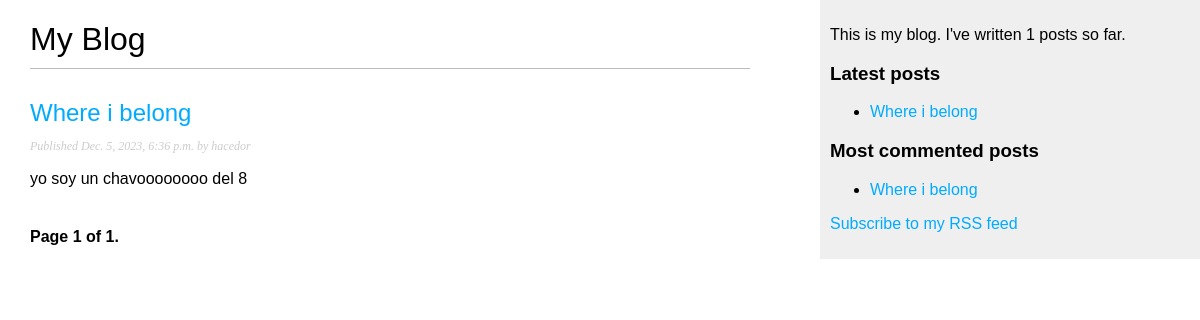
/blog/?page=2, run on an earlier commit of the app's database.
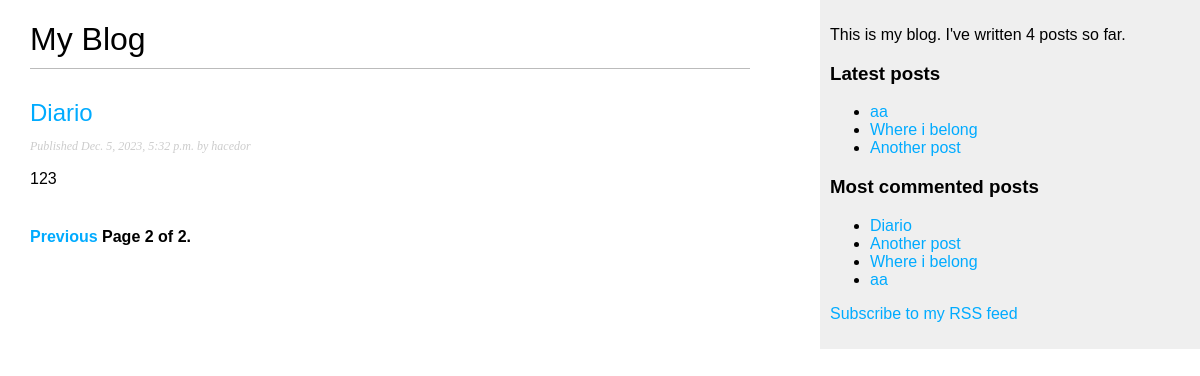
And on a later commit of the database.
### blog/models.py (models this page shows, shortened)
class Post(models.Model):
    STATUS_CHOICES = (('draft', 'Draft'), ('published', 'Published'),)
    title = models.CharField(max_length=250)
    slug = models.SlugField(max_length=250, unique_for_date='publish')
    author = models.ForeignKey(
        User, on_delete=models.CASCADE, related_name='blog_posts')
    body = models.TextField()
    publish = models.DateTimeField(default=timezone.now)
    created = models.DateTimeField(auto_now_add=True)
    updated = models.DateTimeField(auto_now=True)
    status = models.CharField(
        max_length=10, choices=STATUS_CHOICES, default='draft')
    tags = TaggableManager()
    def get_absolute_url(self):
        return reverse('blog:post_detail', args=[self.publish.year, self.publish.month, self.publish.day, self.slug])
    class Meta:
        ordering = ('-publish',)
    objects = models.Manager()  # The default manager.
    published = PublishedManager()  # Our custom manager.

### blog/views.py (the view)
# urls.py: path('', views.post_list, name='post_list'),
def post_list(request, tag_slug=None):
    object_list = Post.published.all()
    tag = None
    if tag_slug:
        tag = get_object_or_404(Tag, slug=tag_slug)
        object_list = object_list.filter(tags__in=[tag])
    page = request.GET.get('page')
    paginator = Paginator(object_list, 3)
    try:
        posts = paginator.page(page)
    except PageNotAnInteger:
        posts = paginator.page(1)
    except EmptyPage:
        posts = paginator.page(paginator.num_pages)
    return render(request, 'blog/post/list.html', {'page': page, 'posts': posts, 'tag': tag})

### blog/models.py (called while the page is built)
    def get_queryset(self):
        return super(PublishedManager, self).get_queryset()\
            .filter(status='published')

### blog/templatetags/blog_tags.py (called while the page is built)
@register.simple_tag
def total_posts():
    return Post.published.count()

@register.inclusion_tag('blog/post/latest_posts.html')
def show_latest_posts(count=5):
    latest_posts = Post.published.order_by('-publish')[:count]
    return {'latest_posts': latest_posts}

@register.simple_tag
def get_most_commented_posts(count=5):
    return Post.published.annotate(
        total_comments=Count('comments')
    ).order_by('-total_comments')[:count]

### blog/templates/blog/post/list.html (shortened to what this page needs)
{% extends "blog/base.html" %} {% block title %}My Blog{% endblock %}
{% block content %}
<h1>My Blog</h1>
{% for post in posts %}
<h2>
  <a href="{{ post.get_absolute_url }}"> {{ post.title }} </a>
</h2>
<p class="date">Published {{ post.publish }} by {{ post.author }}</p>
{{ post.body|truncatewords:30|linebreaks }}
{% endfor %}
{% include "blog/pagination.html" with page=posts %}
{% endblock %}

### blog/templates/blog/base.html (shortened to what this page needs)
{% load blog_tags %} {% load static %}
<!DOCTYPE html>
<html>
  <head>
    <link href="{% static "css/blog.css" %}" rel="stylesheet">
  </head>
  <body>
    <div id="content">{% block content %} {% endblock %}</div>
    <div id="sidebar">
      <p>This is my blog. I've written {% total_posts %} posts so far.</p>
      <h3>Latest posts</h3>
      {% show_latest_posts 3 %}
      <h3>Most commented posts</h3>
      {% get_most_commented_posts as most_commented_posts %}
      <ul>
        {% for post in most_commented_posts %}
        <li>
          <a href="{{ post.get_absolute_url }}">{{ post.title }}</a>
        </li>
        {% endfor %}
      </ul>
      <p>
        <a href="{% url "pip install psycopg2-binary==2.8.4post_feed" %}">Subscribe to my RSS feed</a> </p>
    </div>
  </body>
</html>

### blog/templates/blog/post/latest_posts.html
<ul>
  {% for post in latest_posts %}
  <li>
    <a href="{{ post.get_absolute_url }}">{{ post.title }}</a>
  </li>
  {% endfor %}
</ul>

What changed in the data, as far as the page shows it:
no longer on one of the page's lists (row unchanged): Post: title "Where i belong", publish "Dec. 5, 2023, 6:36 p.m.", author "hacedor", body "yo soy un chavoooooooo del 8"
now on this page (row edited): Post: title "Diario", publish "Dec. 5, 2023, 5:32 p.m.", author "hacedor", body "123"
added Post: title "aa"
now on this page (row edited): Post: title "Another post"
Also different on the page:
{{ page.number }}: "1" → "2"
{{ page.paginator.num_pages }}: "1" → "2"
text no longer shown: "1"
text now shown: "Previous 4"
